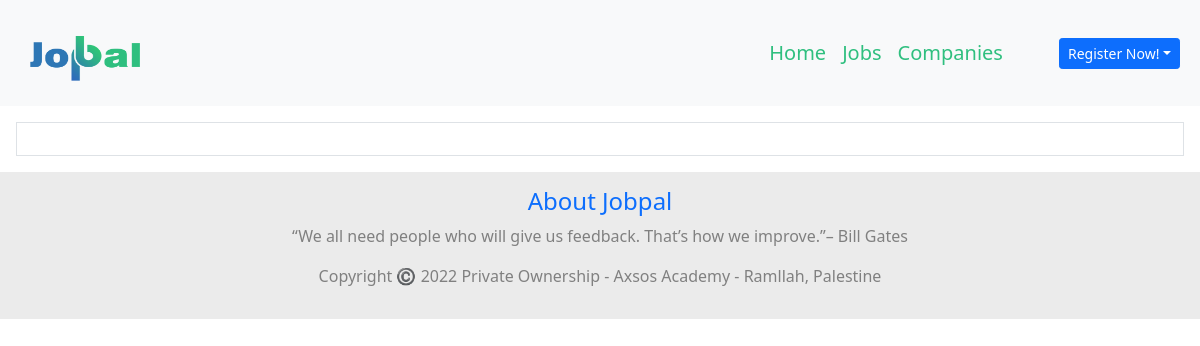
/company_jobs/1, run on an earlier commit of the app's database.
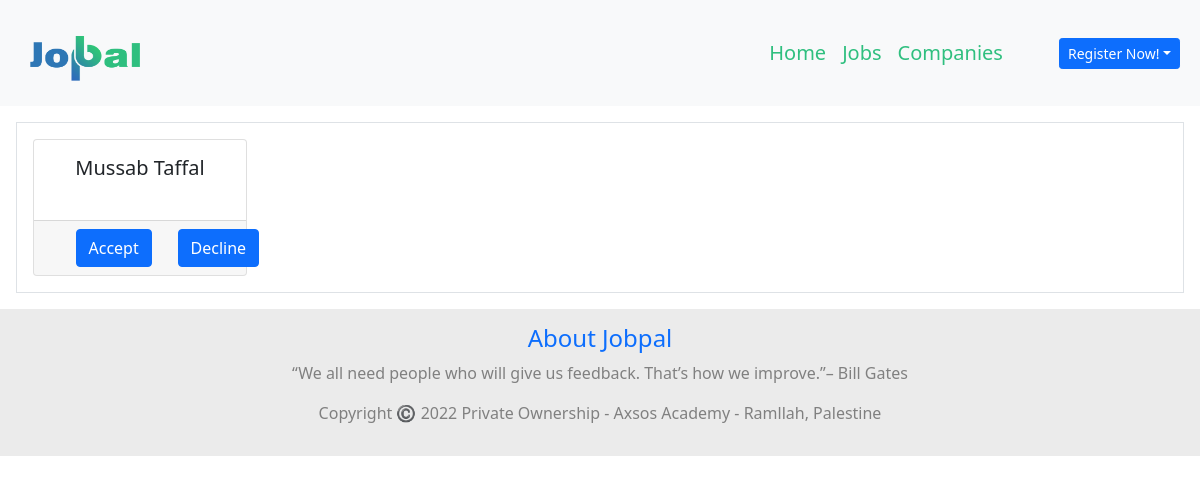
And on a later commit of the database.
### log_reg/models.py (models this page shows)
class User(models.Model):
    first_name=models.CharField(max_length=90)
    last_name=models.CharField(max_length=90)
    email=models.CharField(max_length=90)
    password=models.CharField(max_length=90)
    birthday=models.DateField()
    created_at = models.DateTimeField(auto_now_add=True)
    updated_at = models.DateTimeField(auto_now=True)
    objects = UserManager()

### jobpal_app/views.py (the view)
# urls.py: path('company_jobs/<int:job_id>', views.applications),
def applications(request, job_id):
    company_job=Job.objects.get(id = job_id)
    context={
        'all_users':User.objects.filter(jobs = company_job)
    }
    return render (request,'applications.html',context)

### jobpal_app/templates/applications.html (shortened to what this page needs)
<!DOCTYPE html>
<html lang="en">
<head>
	{% load static %}
	<link href="https://cdn.jsdelivr.net/npm/bootstrap@5.1.3/dist/css/bootstrap.min.css" rel="stylesheet"
 />
</head>
<body>
    <nav class="navbar navbar-expand-lg navbar-light bg-light p-2">
        <div class="container-fluid">
            <a class="navbar-brand me-5" href="/"><img
                    src="{% static 'img\Untitled-1 copy.png' %}"
                    alt="logo" style="width: 130px; height: 80px;"></a>
            <div class="collapse navbar-collapse justify-content-end" id="navbarNav">
                <ul class="navbar-nav">
                    <li class="nav-item">
                        <a class="nav-link active" aria-current="page" href="/"
                            style="color: #2FBF7F; font-size: 20px;">Home</a>
                    </li>
                    <li class="nav-item">
                        <a class="nav-link" href="/jobs" style="color: #2FBF7F; font-size: 20px;">Jobs</a>
                    </li>
                    <li class="nav-item">
                        <a class="nav-link" href="/companies" style="color: #2FBF7F; font-size: 20px;">Companies</a>
                    </li>
                </ul>
            </div>
                <div class="dropdown">
                {% if request.session.user_id or request.session.company_id %}
                    <a class="btn btn-primary  btn-sm ms-5 " href="/logout" role="button" id="dropdownMenuLink"
                     aria-expanded="false">
                   Logout</a>
                {% else %}
                    <a class="btn btn-primary dropdown-toggle btn-sm ms-5 " href="#" role="button" id="dropdownMenuLink"
                    data-bs-toggle="dropdown" aria-expanded="false">
                    Register Now!</a>
                {% endif %}
            </div>
        </div>
    </nav>
	<div class="container-lg-fluid m-3 p-3 border">
		<div class="row  row-cols-2 row-cols-lg-5 g-2 g-lg-3 " >
			{% for user in all_users %}
			<div class="col-3 ">
				<div class="card h-100 ">
					<div class="card-body">
						<h5 class="card-title text-center mb-4" >{{user.first_name}} {{user.last_name}}</h5>
					</div>
					<div class="card-footer ">
                        <div class="row justify-content-around">
                            <div class="col-3 ">
                                <form action="#" class="text-center">
                                    <button type="submit" class="btn btn-primary text-center">Accept</button>
                                </form>
                            </div>
                            <div class="col-3 ">
                                <form action="#" class="text-center">
                                    <button type="submit" class="btn btn-primary text-center">Decline</button>
                                </form>
                            </div>
                        </div>
					</div>
				</div>
			</div>
			{% endfor %}
		</div>
	</div>
	<footer style="background-color:#ebebeb;padding: 15px;text-align: center;">
		<h4><a href="#" style="text-decoration: none;">About Jobpal</a></h4>
		<p style="color: gray;">“We all need people who will give us feedback. That’s how we improve.”– Bill Gates</p>
        <p style="color: gray;">Copyright ©️ 2022 Private Ownership - Axsos Academy - Ramllah, Palestine</p>
	</footer >
</body>
</html>

What changed in the data, as far as the page shows it:
added User: first_name "Mussab", last_name "Taffal"
